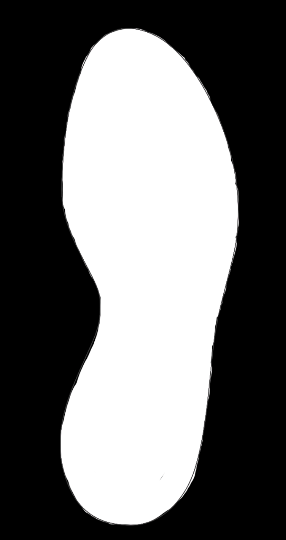
#> input picture shoe.png, 286 x 540 px
$ jupyter execute shoe_heatmap.ipynb
#> lines starting #> are read from the running program, lines starting #| are printed output that depends on the picture; after the words box and inside, x2 and y2 are one past the last pixel; in counts of white or black regions, pixels touching at a corner belong together
[cell 1]
import numpy as np
from PIL import Image, ImageOps
import matplotlib.pyplot as plt
from scipy.ndimage import zoom

original = Image.open("shoe.png").convert("L")
resized = ImageOps.fit(original, (540, 512), method=Image.BILINEAR)
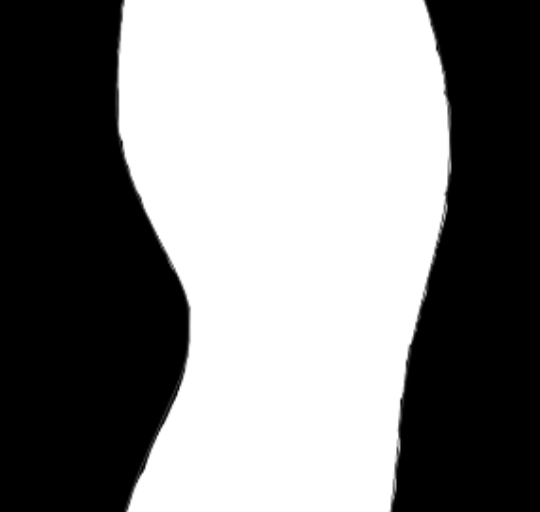
#> resized: PIL image 540x512 L; min 0, max 255, mean 130.5
mask = np.array(resized) > 128
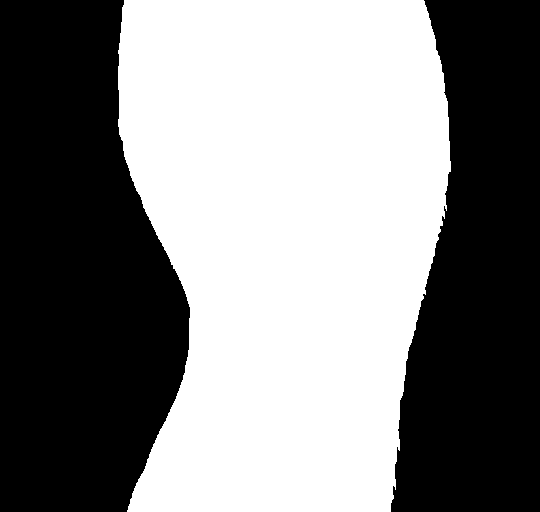
#> mask: shape (512, 540) bool; 51.1% white; 2 black regions, box (x1, y1, x2, y2) and area: (0, 0, 190, 512) 76316, (391, 0, 540, 512) 58880

def update_plot(frame):
    if not data_queue.empty():
        new_matrix = data_queue.get()  # shape: (5, 3)

        # Interpolate sensor data to shoe size
        heat_data = zoom(new_matrix, (512/5, 540/3), order=1)

        # Apply shoe mask
        masked_heat = np.ma.masked_where(~mask, heat_data)
        heatmap.set_data(masked_heat)

        # Update cell values if needed
        for i in range(5):
            for j in range(3):
                cell_texts[i][j].set_text(f"{new_matrix[i][j]:.2f}")

    return [heatmap] + [text for row in cell_texts for text in row]
